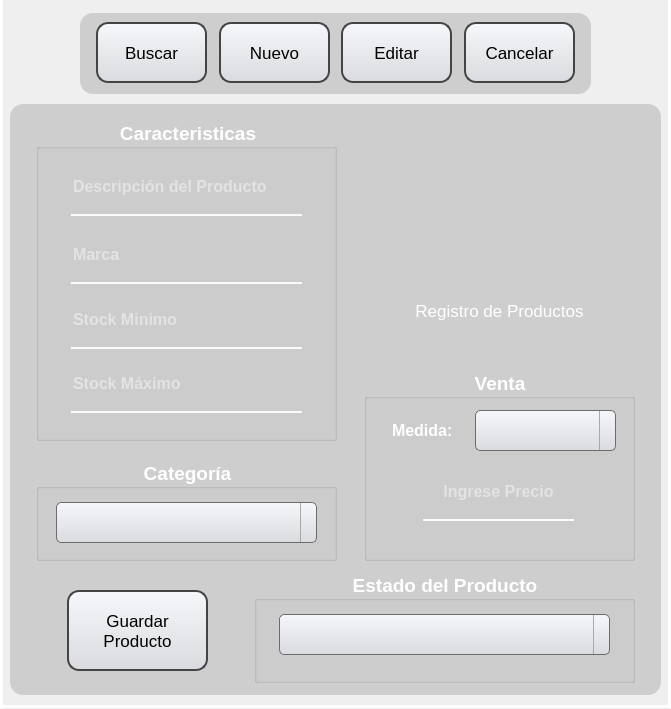
<?xml version="1.0" encoding="UTF-8"?>
<ui version="4.0">
 <class>MainWindow</class>
 <widget class="QMainWindow" name="MainWindow">
  <property name="geometry">
   <rect>
    <x>0</x>
    <y>0</y>
    <width>671</width>
    <height>709</height>
   </rect>
  </property>
  <property name="minimumSize">
   <size>
    <width>671</width>
    <height>709</height>
   </size>
  </property>
  <property name="maximumSize">
   <size>
    <width>671</width>
    <height>709</height>
   </size>
  </property>
  <property name="windowTitle">
   <string>MainWindow</string>
  </property>
  <widget class="QWidget" name="centralwidget">
   <widget class="QLabel" name="label">
    <property name="geometry">
     <rect>
      <x>0</x>
      <y>-3</y>
      <width>671</width>
      <height>711</height>
     </rect>
    </property>
    <property name="text">
     <string/>
    </property>
    <property name="pixmap">
     <pixmap>../IMG/fondo.png</pixmap>
    </property>
    <property name="scaledContents">
     <bool>true</bool>
    </property>
   </widget>
   <widget class="QLabel" name="label_3">
    <property name="enabled">
     <bool>false</bool>
    </property>
    <property name="geometry">
     <rect>
      <x>0</x>
      <y>-3</y>
      <width>671</width>
      <height>711</height>
     </rect>
    </property>
    <property name="styleSheet">
     <string notr="true">background-color: qlineargradient(spread:pad, x1:0, y1:0, x2:0, y2:00715909, stop:0 rgba(0, 0, 0, 35), stop:0.375 rgba(0, 0, 0, 50), stop:0.835227 rgba(0, 0, 0, 75));

border: 3px solid white; </string>
    </property>
    <property name="text">
     <string/>
    </property>
   </widget>
   <widget class="QLabel" name="label_4">
    <property name="geometry">
     <rect>
      <x>10</x>
      <y>104</y>
      <width>651</width>
      <height>591</height>
     </rect>
    </property>
    <property name="styleSheet">
     <string notr="true">background-color:rgba(0,0,0,35);
border-radius:13px</string>
    </property>
    <property name="text">
     <string/>
    </property>
   </widget>
   <widget class="QLabel" name="label_2">
    <property name="geometry">
     <rect>
      <x>439</x>
      <y>154</y>
      <width>121</width>
      <height>131</height>
     </rect>
    </property>
    <property name="text">
     <string/>
    </property>
    <property name="pixmap">
     <pixmap>../IMG/productos.jpg</pixmap>
    </property>
    <property name="scaledContents">
     <bool>true</bool>
    </property>
   </widget>
   <widget class="QLabel" name="label_5">
    <property name="geometry">
     <rect>
      <x>393</x>
      <y>135</y>
      <width>81</width>
      <height>81</height>
     </rect>
    </property>
    <property name="text">
     <string/>
    </property>
    <property name="pixmap">
     <pixmap>../IMG/metrologo.png</pixmap>
    </property>
    <property name="scaledContents">
     <bool>true</bool>
    </property>
   </widget>
   <widget class="QLabel" name="label_6">
    <property name="geometry">
     <rect>
      <x>389</x>
      <y>270</y>
      <width>221</width>
      <height>81</height>
     </rect>
    </property>
    <property name="font">
     <font>
      <pointsize>13</pointsize>
     </font>
    </property>
    <property name="styleSheet">
     <string notr="true">color: white</string>
    </property>
    <property name="text">
     <string>Registro de Productos</string>
    </property>
    <property name="alignment">
     <set>Qt::AlignCenter</set>
    </property>
   </widget>
   <widget class="QLabel" name="label_7">
    <property name="geometry">
     <rect>
      <x>379</x>
      <y>118</y>
      <width>241</width>
      <height>231</height>
     </rect>
    </property>
    <property name="styleSheet">
     <string notr="true">background-color: qlineargradient(spread:pad, x1:0, y1:0, x2:0, y2:00715909, stop:0 rgba(0, 0, 0, 20), stop:0.375 rgba(0, 0, 0, 50), stop:0.835227 rgba(0, 0, 0, 75));
border-radius: 20px;</string>
    </property>
    <property name="text">
     <string/>
    </property>
   </widget>
   <widget class="QGroupBox" name="GB_1">
    <property name="geometry">
     <rect>
      <x>36</x>
      <y>120</y>
      <width>301</width>
      <height>321</height>
     </rect>
    </property>
    <property name="font">
     <font>
      <pointsize>14</pointsize>
      <weight>75</weight>
      <bold>true</bold>
     </font>
    </property>
    <property name="styleSheet">
     <string notr="true">QGroupBox{
color: white
}

QComboBox {
    color: black;
}</string>
    </property>
    <property name="title">
     <string>Caracteristicas</string>
    </property>
    <property name="alignment">
     <set>Qt::AlignCenter</set>
    </property>
    <widget class="QLineEdit" name="le_descrip_prod">
     <property name="geometry">
      <rect>
       <x>35</x>
       <y>45</y>
       <width>231</width>
       <height>51</height>
      </rect>
     </property>
     <property name="font">
      <font>
       <pointsize>12</pointsize>
       <weight>75</weight>
       <bold>true</bold>
      </font>
     </property>
     <property name="styleSheet">
      <string notr="true">background-color:rgba(0, 0, 0, 0);
border:none;
border-bottom:2px solid rgba(0, 0);
color:rgba(255, 255, 255, 230);
padding-bottom:7px;</string>
     </property>
     <property name="text">
      <string/>
     </property>
     <property name="placeholderText">
      <string>Descripción del Producto</string>
     </property>
    </widget>
    <widget class="QLineEdit" name="le_marca_prod">
     <property name="geometry">
      <rect>
       <x>35</x>
       <y>113</y>
       <width>231</width>
       <height>51</height>
      </rect>
     </property>
     <property name="font">
      <font>
       <pointsize>12</pointsize>
       <weight>75</weight>
       <bold>true</bold>
      </font>
     </property>
     <property name="styleSheet">
      <string notr="true">background-color:rgba(0, 0, 0, 0);
border:none;
border-bottom:2px solid rgba(0, 0);
color:rgba(255, 255, 255, 230);
padding-bottom:7px;</string>
     </property>
     <property name="text">
      <string/>
     </property>
     <property name="placeholderText">
      <string>Marca</string>
     </property>
    </widget>
    <widget class="QLineEdit" name="le_stk_min">
     <property name="geometry">
      <rect>
       <x>35</x>
       <y>178</y>
       <width>231</width>
       <height>51</height>
      </rect>
     </property>
     <property name="font">
      <font>
       <pointsize>12</pointsize>
       <weight>75</weight>
       <bold>true</bold>
      </font>
     </property>
     <property name="styleSheet">
      <string notr="true">background-color:rgba(0, 0, 0, 0);
border:none;
border-bottom:2px solid rgba(0, 0);
color:rgba(255, 255, 255, 230);
padding-bottom:7px;</string>
     </property>
     <property name="text">
      <string/>
     </property>
     <property name="placeholderText">
      <string>Stock Minimo</string>
     </property>
    </widget>
    <widget class="QLineEdit" name="le_stk_max">
     <property name="geometry">
      <rect>
       <x>35</x>
       <y>242</y>
       <width>231</width>
       <height>51</height>
      </rect>
     </property>
     <property name="font">
      <font>
       <pointsize>12</pointsize>
       <weight>75</weight>
       <bold>true</bold>
      </font>
     </property>
     <property name="styleSheet">
      <string notr="true">background-color:rgba(0, 0, 0, 0);
border:none;
border-bottom:2px solid rgba(0, 0);
color:rgba(255, 255, 255, 230);
padding-bottom:7px;</string>
     </property>
     <property name="text">
      <string/>
     </property>
     <property name="placeholderText">
      <string>Stock Máximo</string>
     </property>
    </widget>
   </widget>
   <widget class="QGroupBox" name="CB_2">
    <property name="geometry">
     <rect>
      <x>36</x>
      <y>460</y>
      <width>301</width>
      <height>101</height>
     </rect>
    </property>
    <property name="font">
     <font>
      <pointsize>14</pointsize>
      <weight>75</weight>
      <bold>true</bold>
     </font>
    </property>
    <property name="styleSheet">
     <string notr="true">QGroupBox{
color: white
}

QComboBox {
    color: black;
}</string>
    </property>
    <property name="title">
     <string>Categoría</string>
    </property>
    <property name="alignment">
     <set>Qt::AlignCenter</set>
    </property>
    <widget class="QComboBox" name="cb_cat_prod">
     <property name="geometry">
      <rect>
       <x>20</x>
       <y>42</y>
       <width>261</width>
       <height>41</height>
      </rect>
     </property>
     <property name="font">
      <font>
       <pointsize>10</pointsize>
       <weight>50</weight>
       <bold>false</bold>
      </font>
     </property>
     <property name="styleSheet">
      <string notr="true">QComboBox {
    background: qlineargradient(x1:0, y1:0, x2:0, y2:1, stop:0 #f6f7fa, stop:1 #dadbde);
    border: 1px solid #6c6c6c;
    border-radius: 5px;
    padding: 1px 18px 1px 3px;
    min-width: 6em;
}

QComboBox::drop-down {
    border-left-width: 1px;
    border-left-color: darkgray;
    border-left-style: solid;    
}
QComboBox::down-arrow {
	border-image: url(:/image/IMG/203484.png);
}

QComboBox::hover{
	background-color: rgb(241, 241, 241);
}</string>
     </property>
    </widget>
   </widget>
   <widget class="QGroupBox" name="CB_3">
    <property name="geometry">
     <rect>
      <x>254</x>
      <y>572</y>
      <width>381</width>
      <height>111</height>
     </rect>
    </property>
    <property name="font">
     <font>
      <pointsize>14</pointsize>
      <weight>75</weight>
      <bold>true</bold>
     </font>
    </property>
    <property name="styleSheet">
     <string notr="true">QGroupBox{
color: white
}

QComboBox {
    color: black;
}</string>
    </property>
    <property name="title">
     <string>Estado del Producto</string>
    </property>
    <property name="alignment">
     <set>Qt::AlignCenter</set>
    </property>
    <widget class="QComboBox" name="cb_state_prod">
     <property name="geometry">
      <rect>
       <x>25</x>
       <y>42</y>
       <width>331</width>
       <height>41</height>
      </rect>
     </property>
     <property name="font">
      <font>
       <pointsize>10</pointsize>
       <weight>50</weight>
       <bold>false</bold>
      </font>
     </property>
     <property name="styleSheet">
      <string notr="true">QComboBox {
    background: qlineargradient(x1:0, y1:0, x2:0, y2:1, stop:0 #f6f7fa, stop:1 #dadbde);
    border: 1px solid #6c6c6c;
    border-radius: 5px;
    padding: 1px 18px 1px 3px;
    min-width: 6em;
}

QComboBox::drop-down {
    border-left-width: 1px;
    border-left-color: darkgray;
    border-left-style: solid;    
}
QComboBox::down-arrow {
	border-image: url(:/image/IMG/203484.png);
}

QComboBox::hover{
	background-color: rgb(241, 241, 241);
}</string>
     </property>
    </widget>
   </widget>
   <widget class="QGroupBox" name="CB_4">
    <property name="geometry">
     <rect>
      <x>364</x>
      <y>370</y>
      <width>271</width>
      <height>191</height>
     </rect>
    </property>
    <property name="font">
     <font>
      <pointsize>14</pointsize>
      <weight>75</weight>
      <bold>true</bold>
     </font>
    </property>
    <property name="styleSheet">
     <string notr="true">QGroupBox{
color: white
}

QComboBox {
    color: black;
}</string>
    </property>
    <property name="title">
     <string>Venta</string>
    </property>
    <property name="alignment">
     <set>Qt::AlignCenter</set>
    </property>
    <widget class="QLabel" name="label_8">
     <property name="geometry">
      <rect>
       <x>28</x>
       <y>45</y>
       <width>81</width>
       <height>31</height>
      </rect>
     </property>
     <property name="font">
      <font>
       <pointsize>12</pointsize>
       <weight>75</weight>
       <bold>true</bold>
      </font>
     </property>
     <property name="styleSheet">
      <string notr="true">color: white</string>
     </property>
     <property name="text">
      <string>Medida:</string>
     </property>
    </widget>
    <widget class="QComboBox" name="cb_medida_prod">
     <property name="geometry">
      <rect>
       <x>111</x>
       <y>40</y>
       <width>141</width>
       <height>41</height>
      </rect>
     </property>
     <property name="font">
      <font>
       <pointsize>10</pointsize>
       <weight>50</weight>
       <bold>false</bold>
      </font>
     </property>
     <property name="styleSheet">
      <string notr="true">QComboBox {
    background: qlineargradient(x1:0, y1:0, x2:0, y2:1, stop:0 #f6f7fa, stop:1 #dadbde);
    border: 1px solid #6c6c6c;
    border-radius: 5px;
    padding: 1px 18px 1px 3px;
    min-width: 6em;
}

QComboBox::drop-down {
    border-left-width: 1px;
    border-left-color: darkgray;
    border-left-style: solid;    
}
QComboBox::down-arrow {
	border-image: url(:/image/IMG/203484.png);
}

QComboBox::hover{
	background-color: rgb(241, 241, 241);
}</string>
     </property>
    </widget>
    <widget class="QLineEdit" name="le_prec_prod">
     <property name="geometry">
      <rect>
       <x>59</x>
       <y>100</y>
       <width>151</width>
       <height>51</height>
      </rect>
     </property>
     <property name="font">
      <font>
       <pointsize>12</pointsize>
       <weight>75</weight>
       <bold>true</bold>
      </font>
     </property>
     <property name="styleSheet">
      <string notr="true">background-color:rgba(0, 0, 0, 0);
border:none;
border-bottom:2px solid rgba(0, 0);
color:rgba(255, 255, 255, 230);
padding-bottom:7px;</string>
     </property>
     <property name="text">
      <string/>
     </property>
     <property name="alignment">
      <set>Qt::AlignCenter</set>
     </property>
     <property name="placeholderText">
      <string>Ingrese Precio</string>
     </property>
    </widget>
   </widget>
   <widget class="QPushButton" name="bt_guardar">
    <property name="geometry">
     <rect>
      <x>67</x>
      <y>590</y>
      <width>141</width>
      <height>81</height>
     </rect>
    </property>
    <property name="font">
     <font>
      <pointsize>13</pointsize>
      <weight>50</weight>
      <bold>false</bold>
      <underline>false</underline>
      <strikeout>false</strikeout>
     </font>
    </property>
    <property name="styleSheet">
     <string notr="true">QPushButton {
	color: black;
	 background: qlineargradient(x1:0, y1:0, x2:0, y2:1, stop:0 #f6f7fa, stop:1 #dadbde);
	border: 2px solid #444444;
    text-align: center; 
    text-decoration: none; 
    border-radius: 12px;
}

QPushButton:hover {
	background-color: rgb(0, 255, 0);
}

QPushButton:pressed {
	background-color: rgb(0, 217, 0);
}</string>
    </property>
    <property name="text">
     <string>Guardar
Producto</string>
    </property>
   </widget>
   <widget class="QPushButton" name="bt_nuevo_prod">
    <property name="geometry">
     <rect>
      <x>219</x>
      <y>22</y>
      <width>111</width>
      <height>61</height>
     </rect>
    </property>
    <property name="font">
     <font>
      <pointsize>13</pointsize>
      <weight>50</weight>
      <bold>false</bold>
      <underline>false</underline>
      <strikeout>false</strikeout>
     </font>
    </property>
    <property name="styleSheet">
     <string notr="true">QPushButton {
	 background: qlineargradient(x1:0, y1:0, x2:0, y2:1, stop:0 #f6f7fa, stop:1 #dadbde);
	border: 2px solid #444444;
    text-align: center; 
    text-decoration: none; 
    border-radius: 12px;
}

QPushButton:hover {
	background-color: rgb(241, 241, 241);
}

QPushButton:pressed {
	background-color: rgb(223, 223, 223);
}
</string>
    </property>
    <property name="text">
     <string>Nuevo</string>
    </property>
   </widget>
   <widget class="QPushButton" name="bt_cancelar_prod">
    <property name="geometry">
     <rect>
      <x>464</x>
      <y>22</y>
      <width>111</width>
      <height>61</height>
     </rect>
    </property>
    <property name="font">
     <font>
      <pointsize>13</pointsize>
      <weight>50</weight>
      <bold>false</bold>
      <underline>false</underline>
      <strikeout>false</strikeout>
     </font>
    </property>
    <property name="styleSheet">
     <string notr="true">QPushButton {
	color: black;
	 background: qlineargradient(x1:0, y1:0, x2:0, y2:1, stop:0 #f6f7fa, stop:1 #dadbde);
	border: 2px solid #444444;
    text-align: center; 
    text-decoration: none; 
    border-radius: 12px;
}

QPushButton:hover {
	background-color: rgb(255, 0, 0);
}

QPushButton:pressed {
	background-color: rgb(166, 0, 0);
}</string>
    </property>
    <property name="text">
     <string>Cancelar</string>
    </property>
   </widget>
   <widget class="QPushButton" name="bt_editar_prod">
    <property name="geometry">
     <rect>
      <x>341</x>
      <y>22</y>
      <width>111</width>
      <height>61</height>
     </rect>
    </property>
    <property name="font">
     <font>
      <pointsize>13</pointsize>
      <weight>50</weight>
      <bold>false</bold>
      <underline>false</underline>
      <strikeout>false</strikeout>
     </font>
    </property>
    <property name="styleSheet">
     <string notr="true">QPushButton {
	 background: qlineargradient(x1:0, y1:0, x2:0, y2:1, stop:0 #f6f7fa, stop:1 #dadbde);
	border: 2px solid #444444;
    text-align: center; 
    text-decoration: none; 
    border-radius: 12px;
}

QPushButton:hover {
	background-color: rgb(241, 241, 241);
}

QPushButton:pressed {
	background-color: rgb(223, 223, 223);
}</string>
    </property>
    <property name="text">
     <string>Editar</string>
    </property>
   </widget>
   <widget class="QPushButton" name="bt_busqueda">
    <property name="geometry">
     <rect>
      <x>96</x>
      <y>22</y>
      <width>111</width>
      <height>61</height>
     </rect>
    </property>
    <property name="font">
     <font>
      <pointsize>13</pointsize>
      <weight>50</weight>
      <bold>false</bold>
      <underline>false</underline>
      <strikeout>false</strikeout>
     </font>
    </property>
    <property name="styleSheet">
     <string notr="true">QPushButton {
	 background: qlineargradient(x1:0, y1:0, x2:0, y2:1, stop:0 #f6f7fa, stop:1 #dadbde);
	border: 2px solid #444444;
    text-align: center; 
    text-decoration: none; 
    border-radius: 12px;
}

QPushButton:hover {
	background-color: rgb(241, 241, 241);
}

QPushButton:pressed {
	background-color: rgb(223, 223, 223);
}
</string>
    </property>
    <property name="text">
     <string>Buscar</string>
    </property>
   </widget>
   <widget class="QLabel" name="label_9">
    <property name="geometry">
     <rect>
      <x>80</x>
      <y>13</y>
      <width>511</width>
      <height>81</height>
     </rect>
    </property>
    <property name="styleSheet">
     <string notr="true">background-color:rgba(0,0,0,35);
border-radius:13px</string>
    </property>
    <property name="text">
     <string/>
    </property>
   </widget>
   <zorder>label</zorder>
   <zorder>label_3</zorder>
   <zorder>label_4</zorder>
   <zorder>label_7</zorder>
   <zorder>CB_2</zorder>
   <zorder>CB_4</zorder>
   <zorder>label_2</zorder>
   <zorder>GB_1</zorder>
   <zorder>CB_3</zorder>
   <zorder>label_6</zorder>
   <zorder>label_5</zorder>
   <zorder>label_9</zorder>
   <zorder>bt_busqueda</zorder>
   <zorder>bt_editar_prod</zorder>
   <zorder>bt_cancelar_prod</zorder>
   <zorder>bt_nuevo_prod</zorder>
   <zorder>bt_guardar</zorder>
  </widget>
 </widget>
 <resources/>
 <connections/>
</ui>
